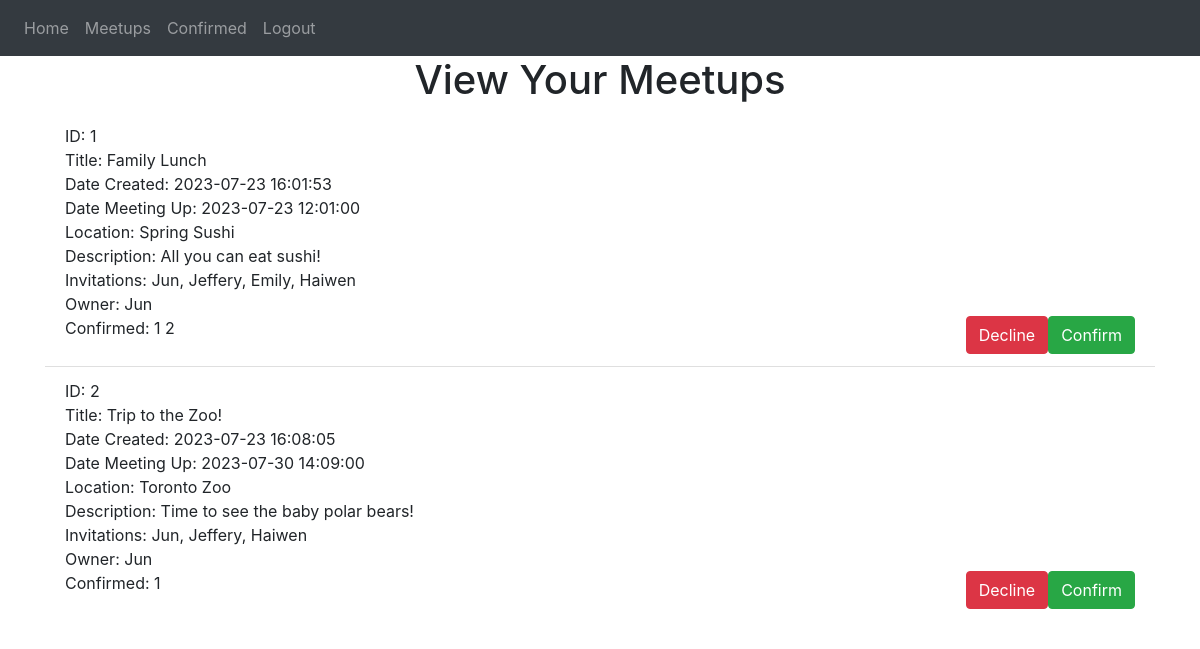
Page /view_meetups (signed in) on the earlier database version.
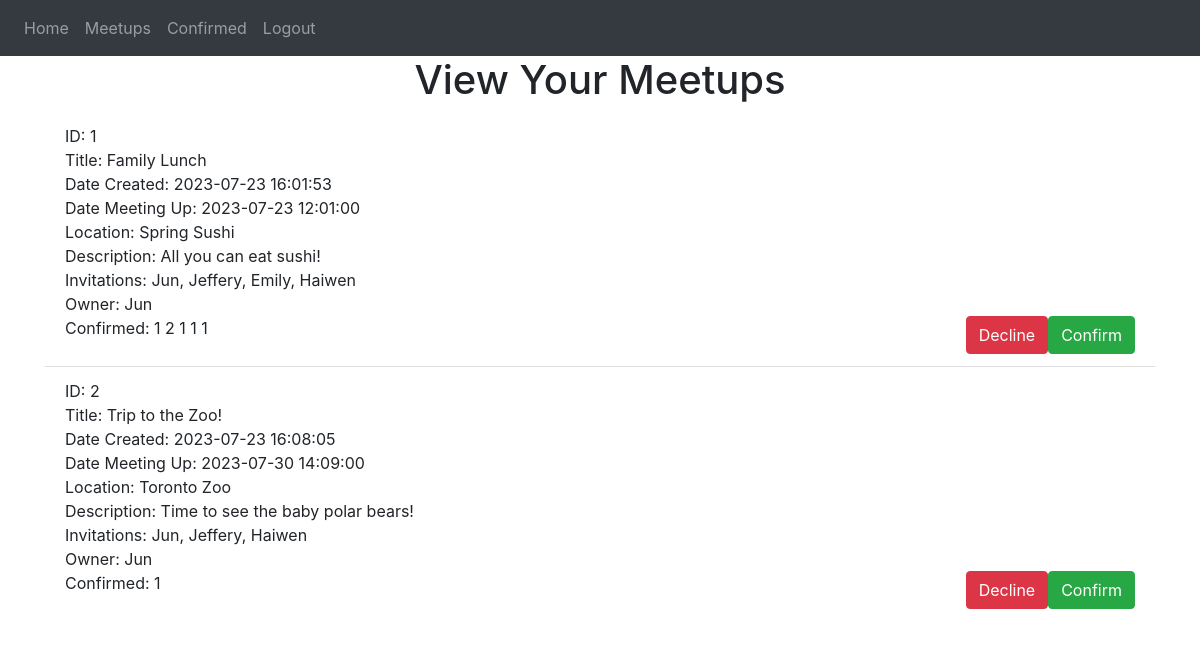
Same page on the later database version.
### website/models.py (models this page shows)
class Meetup(db.Model):
    id = db.Column(db.Integer, primary_key=True)
    date_created = db.Column(db.DateTime(timezone=True), default=func.now()) # gets current date and time, store it as date
    date_meetup = db.Column(db.DateTime)
    title = db.Column(db.String(10000))
    location = db.Column(db.String(10000))
    description = db.Column(db.String(10000))
    invitations = db.Column(db.String(10000))
    confirmed = db.Column(db.String(10000))
    owner = db.Column(db.String(10000))

### website/views.py (the view)
@views.route('/view_meetups', methods=['GET', 'POST']) #decorator: whenever you go to the / URL, whatever in hom() will run
@login_required
def view_meetups():
    first = True
    invites = ""
    confirmSearch = " " + str(current_user.id) + " "
    for meetup in current_user.meetups:
        first = True
        for user in meetup.user:
            if first == True:
                invites = invites + "   " + user.first_name
                first = False
            else:
                invites  = invites + ", " + user.first_name
        print(meetup.confirmed.find(confirmSearch))
    print(invites)
    inviteList = invites.split("   ")
    print(inviteList)
    print(confirmSearch)
    return render_template("view_meetups.html", user=current_user, inviteList = inviteList, confirmSearch = confirmSearch)

### website/__init__.py (called while the page is built)
@login_manager.user_loader
def load_user(id):
    return User.query.get(int(id))

### website/templates/view_meetups.html
{% extends "base.html" %} {% block title %}View Meetups{% endblock %} {% block content
%}
<h1 align="center">View Your Meetups</h1>
<ul class="list-group list-group-flush" id="notes">
    {% set ns = namespace(inviteNumber=1) %}
    {% for meetup in user.meetups: %}
    {% if meetup.confirmed.find(confirmSearch) == -1%}
    <li class="list-group-item">
        ID: {{meetup.id}}<br>
        Title: {{ meetup.title }}<br>
        Date Created: {{ meetup.date_created }}<br>
        Date Meeting Up: {{ meetup.date_meetup}}<br>
        Location: {{meetup.location}}<br>
        Description: {{meetup.description}}<br>
        Invitations: {{inviteList[ns.inviteNumber]}}<br>
        Owner: {{meetup.owner}}<br>
        Confirmed: {{meetup.confirmed}}
        <button type = "button" class = "btn btn-success float-right" onClick="confirmMeetup({{meetup.id}})">
            <span aria-hidden="true">Confirm</span>
        </button>
        <button type = "button" class = "btn btn-danger float-right" onClick="deleteMeetup({{meetup.id}})">
            <span aria-hidden="true">Decline</span>
        </button>
    </li>
    {% endif %}
    {% set ns.inviteNumber = ns.inviteNumber+1 %}
    {% endfor %}
</ul>
{% endblock %}

### website/templates/base.html (shortened to what this page needs)
<!DOCTYPE html>
<html>
  <head>
    <link
      rel="stylesheet"
      href="https://stackpath.bootstrapcdn.com/bootstrap/4.4.1/css/bootstrap.min.css"
    />
    <link
      rel="stylesheet"
      href="https://stackpath.bootstrapcdn.com/font-awesome/4.7.0/css/font-awesome.min.css"
    />
  </head>
  <body>
    <nav class="navbar navbar-expand-lg navbar-dark bg-dark">
      <div class="collapse navbar-collapse" id="navbar">
        <div class="navbar-nav">
          {% if user.is_authenticated %}
          <a class="nav-item nav-link" id="home" href="/">Home</a>
          <a class="nav-item nav-link" id="view_meetups" href="/view_meetups">Meetups</a>
          <a class="nav-item nav-link" id="confirmed" href="/confirmed">Confirmed</a>
          <a class="nav-item nav-link" id="logout" href="/logout">Logout</a>
          {% else %}
          <a class="nav-item nav-link" id="signUp" href="/sign-up">Sign Up</a>
          <a class="nav-item nav-link" id="login" href="/login">Login</a>
          {%  endif %}
        </div>
      </div>
    </nav>
    <div class="container">{% block content %} {% endblock %}</div>
  </body>
</html>

Differences in the rows shown:
changed Meetup "Family Lunch": confirmed "1 2" → "1 2 1 1 1"
